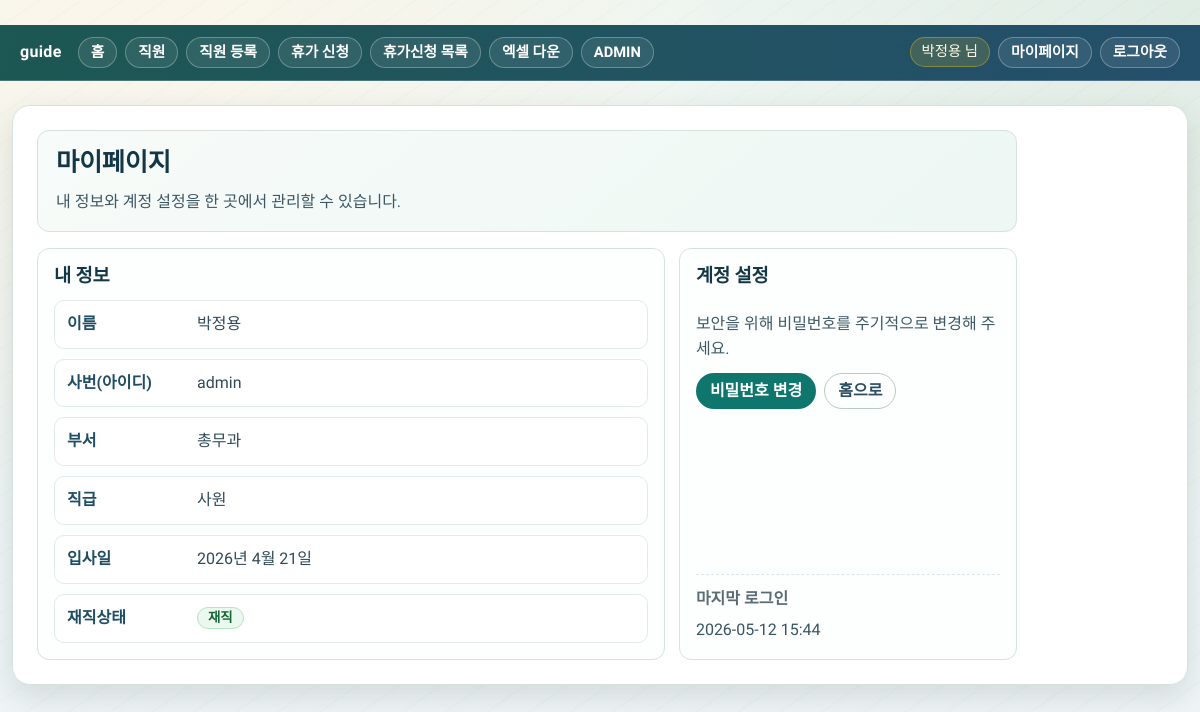
The page /accounts/my-page/ (signed in) on the database its author committed.
### employee/models.py (models this page shows, shortened)
class Employee(models.Model):
	class Department(models.TextChoices):
		MEDICAL = '진료부', '진료부'
		WARD_3 = '3병동', '3병동'
		WARD_5A = '5A병동', '5A병동'
		WARD_5B = '5B병동', '5B병동'
		OPERATING_ROOM = '수술실', '수술실'
		TREATMENT_ROOM = '치료실', '치료실'
		OUTPATIENT = '외래', '외래'
		COUNSELING_ROOM = '상담실', '상담실'
		NURSING = '간호부', '간호부'
		NURSING_ADMIN = '간호행정', '간호행정'
		ADMINISTRATION = '원무과', '원무과'
		GENERAL_AFFAIRS = '총무과', '총무과'
		FACILITIES = '시설과', '시설과'
		REVIEW = '심사과', '심사과'
		HEALTH_CHECK = '검진센터', '검진센터'
		RADIOLOGY = '영상의학과', '영상의학과'
		LAB_MEDICINE = '진단검사의학과', '진단검사의학과'
		PHYSICAL_THERAPY = '물리치료', '물리치료'
		EXERCISE_THERAPY = '운동치료', '운동치료'
		IN_HOUSE_PHARMACY = '원내약국', '원내약국'
		NUTRITION = '영양과', '영양과'
	class EmploymentStatus(models.TextChoices):
		ACTIVE = 'active', '재직'
		LEAVE = 'leave', '휴직'
		RESIGNED = 'resigned', '퇴사'
	user = models.OneToOneField(
		User,
		on_delete=models.SET_NULL,
		null=True,
		blank=True,
		related_name='employee_profile',
	)
	name = models.CharField('이름', max_length=50)
	employee_number = models.CharField('사번', max_length=30, unique=True)
	department = models.CharField('부서', max_length=100, choices=Department.choices)
	position = models.CharField('직급', max_length=50)
	hire_date = models.DateField('입사일')
	employment_status = models.CharField(
		'재직상태',
		max_length=20,
		choices=EmploymentStatus.choices,
		default=EmploymentStatus.ACTIVE,
	)
	must_change_password = models.BooleanField(
		'최초 로그인 비밀번호 변경 필요',
		default=True,
	)
	created_at = models.DateTimeField(auto_now_add=True)
	updated_at = models.DateTimeField(auto_now=True)
	class Meta:
		ordering = ['name']

### employee/views.py (the view)
# urls.py: path('accounts/my-page/', my_page, name='my_page'),
@login_required
def my_page(request):
    employee = getattr(request.user, 'employee_profile', None)
    return render(request, 'employee/my_page.html', {'employee': employee})

### templates/employee/my_page.html (shortened to what this page needs)
{% extends 'base.html' %}
{% block content %}
<section class="mypage-shell">
    <div class="mypage-head">
        <div>
            <h2>마이페이지</h2>
            <p class="lead">내 정보와 계정 설정을 한 곳에서 관리할 수 있습니다.</p>
        </div>
    </div>
    <div class="mypage-grid">
        <section class="mypage-card">
            <h3>내 정보</h3>
            <dl class="mypage-info-list">
                <div class="mypage-info-row">
                    <dt>이름</dt>
                    <dd>{% firstof employee.name request.user.first_name request.user.username %}</dd>
                </div>
                <div class="mypage-info-row">
                    <dt>사번(아이디)</dt>
                    <dd>{{ request.user.username }}</dd>
                </div>
                <div class="mypage-info-row">
                    <dt>부서</dt>
                    <dd>{% if employee %}{{ employee.department }}{% else %}<span class="mypage-empty-value">미연결</span>{% endif %}</dd>
                </div>
                <div class="mypage-info-row">
                    <dt>직급</dt>
                    <dd>{% if employee %}{{ employee.position }}{% else %}<span class="mypage-empty-value">미연결</span>{% endif %}</dd>
                </div>
                <div class="mypage-info-row">
                    <dt>입사일</dt>
                    <dd>{% if employee %}{{ employee.hire_date }}{% else %}<span class="mypage-empty-value">미연결</span>{% endif %}</dd>
                </div>
                <div class="mypage-info-row">
                    <dt>재직상태</dt>
                    <dd>
                        {% if employee %}
                            <span class="{% if employee.employment_status == 'active' %}status-approved{% elif employee.employment_status == 'leave' %}status-pending{% else %}status-canceled{% endif %}">
                                {{ employee.get_employment_status_display }}
                            </span>
                        {% else %}
                            <span class="mypage-empty-value">미연결</span>
                        {% endif %}
                    </dd>
                </div>
            </dl>
        </section>
        <aside class="mypage-card mypage-card-actions">
            <h3>계정 설정</h3>
            <p class="mypage-subtext">보안을 위해 비밀번호를 주기적으로 변경해 주세요.</p>
            <div class="mypage-actions">
                <a class="btn" href="{% url 'password_change' %}">비밀번호 변경</a>
                <a class="btn btn-muted" href="/">홈으로</a>
            </div>
            <div class="mypage-meta">
                <p><strong>마지막 로그인</strong></p>
                <p>{% if request.user.last_login %}{{ request.user.last_login|date:'Y-m-d H:i' }}{% else %}기록 없음{% endif %}</p>
            </div>
        </aside>
    </div>
</section>
{% endblock %}

### templates/base.html (shortened to what this page needs)
﻿{% load static %}
<!doctype html>
<html lang="ko">
<head>
    <link rel="stylesheet" href="{% static 'css/style.css' %}">
</head>
<body class="{% block body_class %}{% endblock %}">
{% if request.path != '/accounts/login/' %}
<header>
    <nav class="top-nav">
        <a class="brand-link" href="/">guide</a>
        <div class="nav-main">
        {% if request.user.is_authenticated %}
            {% if request.user.is_staff %}
                <a class="nav-item" href="/">홈</a>
                <a class="nav-item" href="/employees/">직원</a>
                <a class="nav-item" href="{% url 'employee:create' %}">직원 등록</a>
                <a class="nav-item" href="/leave/request/">휴가 신청</a>
                <a class="nav-item" href="/leave/">휴가신청 목록</a>
                <a class="nav-item" href="{% url 'leave_app:export_csv' %}">엑셀 다운</a>
                <a class="nav-item" href="/admin/">ADMIN</a>
            {% else %}
                <a class="nav-item" href="/">홈</a>
                <a class="nav-item" href="{% url 'leave_app:request_create' %}">휴가신청</a>
                <a class="nav-item" href="{% url 'leave_app:list' %}">휴가신청목록</a>
            {% endif %}
        {% else %}
            <a class="nav-item" href="/">홈</a>
            <a class="nav-item" href="/accounts/login/">로그인</a>
            <a class="nav-item" href="{% url 'signup' %}">회원가입</a>
        {% endif %}
        </div>
        {% if request.user.is_authenticated %}
        <div class="nav-auth">
            <span class="user-badge">{% firstof request.user.employee_profile.name request.user.first_name request.user.username %} 님</span>
            <a class="nav-item" href="{% url 'my_page' %}">마이페이지</a>
            <form method="post" action="{% url 'logout' %}">
                <button type="submit" class="nav-link-btn">로그아웃</button>
            </form>
        </div>
        {% endif %}
    </nav>
</header>
{% endif %}
<main class="container">
    {% block content %}{% endblock %}
</main>
</body>
</html>

### rows shown on the page
Employee: name "박정용", department "총무과", position "사원", hire_date "2026년 4월 21일", employment_status "재직"

### other values the page prints
{{ request.user.username }} "admin"
{{ request.user.last_login|date:'Y-m-d H:i' }} "2026-05-12 15:44"
